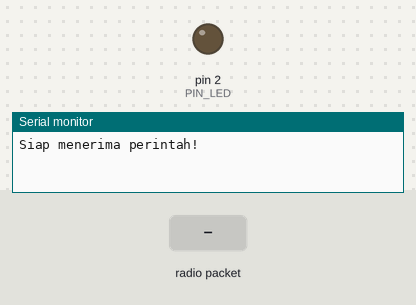
Simulated run of this sketch. Board: Arduino Mega 2560, built with avr-gcc and run on an emulated ATmega2560. Shown: output pins drawn as LEDs (lit = HIGH), the last lines printed to the serial monitor. Inputs (shaded band) come from the test bench. No radio packets arrive unless stated.

Above: at 1.2 s.
1.3 s: radio packet "LED ON" arrives
At 2.1 s:
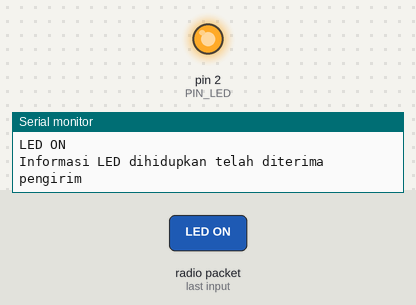
2.8 s: radio packet "LED OFF" arrives
At 3.2 s:
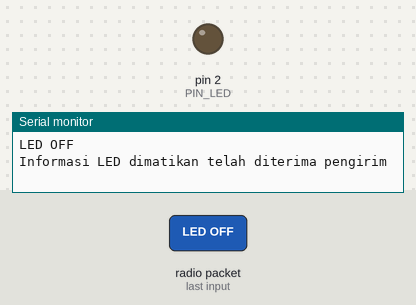
Timing chart, 0 to 5.8 s (numbered marks = the images above; inputs shaded):
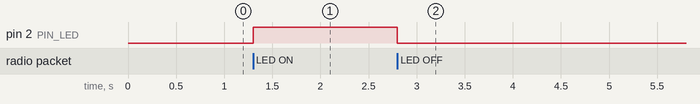

The sketch:

nrf2arahBag2.ino
```cpp
// Penerimaan perintah menggunakan NRF24L01
//    untuk mengontrol LED

#include <SPI.h>
#include <nRF24L01.h>
#include <RF24.h>
#include <RF24_config.h>

const byte PIN_CE = 49;
const byte PIN_CSN = 53;
const uint64_t PIPE_1 = 0xE8E8F0F0E2LL;
const uint64_t PIPE_2 = 0xE8E8F0F0ABLL;
const byte PIN_LED = 2;

// Objek NRF24L01
RF24 radio(PIN_CE, PIN_CSN);

char pesan[80]; // Penyangga pesan

void setup()
{
  pinMode(PIN_LED, OUTPUT);
  Serial.begin(9600);

  radio.begin();
  radio.setRetries(15, 15);

  radio.openReadingPipe(1, PIPE_1);
  radio.openWritingPipe(PIPE_2);
  radio.startListening();

  Serial.println("Siap menerima perintah!");
}

void loop()
{
  if (radio.available())
  {
    radio.read(pesan, sizeof(pesan));
    Serial.println(pesan);

    if (strcmp(pesan, "LED ON") == 0)
    {
      digitalWrite(PIN_LED, HIGH);

      strcpy(pesan, "LED telah dihidupkan");

      radio.stopListening();
      bool ok = radio.write(pesan, strlen(pesan));
      radio.startListening();
      if (ok)
      {
        Serial.print("Informasi LED dihidupkan");
        Serial.println(" telah diterima pengirim");
      }
      else
      {
        Serial.print("Informasi LED dihidupkan");
        Serial.println(" gagal diterima pengirim");
      }
    }
    else
      if (strcmp(pesan, "LED OFF") == 0)
      {
        digitalWrite(PIN_LED, LOW);

        strcpy(pesan, "LED telah dimatikan");

        radio.stopListening();
        bool ok = radio.write(pesan, strlen(pesan));
        radio.startListening();

        if (ok)
        {
          Serial.print("Informasi LED dimatikan");
          Serial.println(" telah diterima pengirim");
        }
        else
        {
          Serial.print("Informasi LED dimatikan");
          Serial.println(" gagal diterima pengirim");
        }
      }
      else
      {
        Serial.println("Perintah tidak dikenal!");
        strcpy(pesan, "Perintah tidak dikenal!");

        radio.stopListening();
        radio.write(pesan, strlen(pesan));
        radio.startListening();
      }
  }
}
```

Measured:
- after the input at 1.3 s, pin 2 (PIN_LED): LOW → HIGH at once
- after the input at 2.8 s, pin 2 (PIN_LED): HIGH → LOW at once
